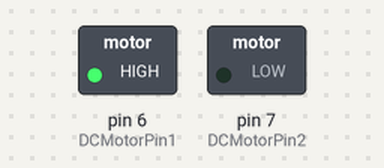
This sketch was run on a simulated Arduino Mega 2560, built with avr-gcc and run on an emulated ATmega2560. On the bench: switched loads named in the sketch (green lamp = pin HIGH). Pins used as bus, display or sensor lines are not drawn.

Above: at 0.1 s.
Timing chart, 0 to 1.6 s (numbered marks = the images above):
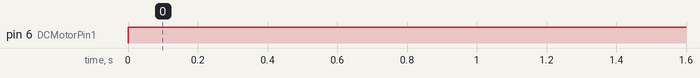

Measured:
- by itself, pin 6 (DCMotorPin1): LOW → HIGH at 0.00 s

The sketch:

DC_example.ino
```cpp
// минимальный пример работы мотора на плате RaceBoard
// мотор использовался для активации системы выброса полезной нангрузки
// выкручивается ось из гайки и освобождается пружина
#define DCMotorPin1 6   //Пин 1-го входа мотора V0.1R && V0.2
#define DCMotorPin2 7   //Пин 2-го входа мотора
#define DCWakeUPPin 41  //Пин запуска драйвера двигателя

void DCMotorSetSpeed(int y) {
  int x = constrain(y, -100, 100);
  x >= 0 ? digitalWrite(DCMotorPin2, HIGH) : digitalWrite(DCMotorPin1, HIGH);
  x >= 0 ? analogWrite(DCMotorPin1, 255 - (uint8_t)(x * 2.55)) : analogWrite(DCMotorPin2, 255 - (uint8_t)(-x * 2.55));
  //Управление вращением мотора , скорость в % от -100 до 100
}

void DCMotorInit() {
  pinMode(DCMotorPin1, OUTPUT);
  pinMode(DCMotorPin2, OUTPUT);
  pinMode(DCWakeUPPin, OUTPUT);
  digitalWrite(DCWakeUPPin, HIGH);
  //Инициализациия мотора
}

void setup() {
  DCMotorInit();
}

void loop() {
  DCMotorSetSpeed(-100);
}
```
